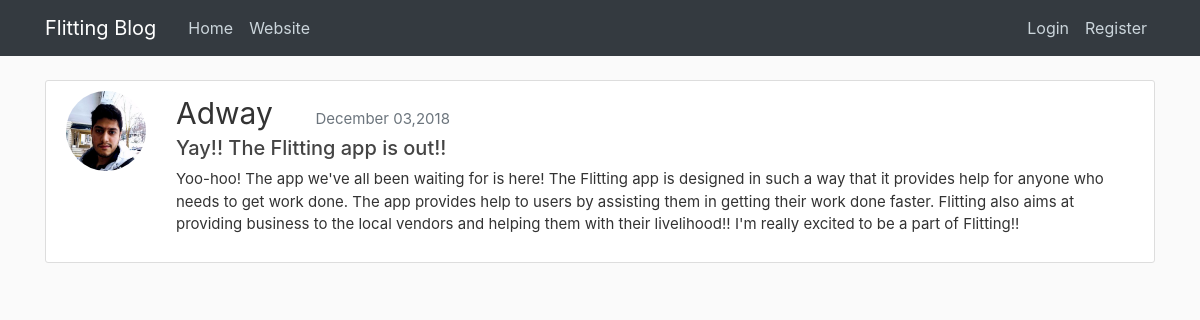
Screenshot of /blog/post/11/ with the database file from the repository.
### blog/models.py (models this page shows, shortened)
class Post(models.Model):
    title = models.CharField(max_length = 100)
    content = models.TextField()
    date_posted = models.DateTimeField(default=timezone.now)
    author = models.ForeignKey(User, on_delete= models.CASCADE)

### flitting/models.py (models this page shows, shortened)
class Profile(models.Model):
    user =  models.OneToOneField(User,on_delete=models.CASCADE)
    image = models.ImageField(default='default.jpg', upload_to= 'profile_pics')
    phone = models.TextField()

### blog/views.py (the view)
# urls.py: path('post/<int:pk>/', PostDetailView.as_view(), name = 'post-detail'),
class PostDetailView(DetailView):
    model = Post

### blog/templates/blog/post_detail.html (shortened to what this page needs)
{% extends "blog/base.html"%}
{%block content%}
  <article class="media content-section">
   <img src= '{{object.author.profile.image.url}}' style= "height :80px" class = "rounded-circle article-img" >
   <div class="media-body">
     <div class="article-metadata">
       <a class="mr-2" style="margin-left:30px;font-size:30px">{{ object.author }}</a>
       <small class="text-muted" style="margin-left:30px;font-size:15px">{{ object.date_posted|date:"F d,Y" }}</small>
     </div>
     <h2 class="article-title"  style="margin-left:30px; font-size:20px;" >{{ object.title }}</h2>
     <p class="article-content"  style="margin-left:30px; font-size:15px;">{{ object.content }}</p>
   </div>
  </article>
{%endblock content%}

### blog/static/blog/main.css (style rules this page uses)
body { background: #fafafa; color: #333333; margin-top: 5rem; }
h1, h2, h3, h4, h5, h6 { color: #444444; }
.content-section { background: #ffffff; padding: 10px 20px; border: 1px solid #dddddd; border-radius: 3px; margin-bottom: 20px; }
.article-title { color: #444444; }

### rows the page displays
Post: author.profile.image (picture), author "Adway", date_posted "December 03,2018", title "Yay!! The Flitting app is out!!", content "Yoo-hoo! The app we've all been waiting for is here! The Flitting app is designed in such a way that it provides help for anyone who needs to get work done. The app provides help to users by assisting them in getting their work done faster. Flitting also aims at providing business to the local vendors and helping them with their livelihood!! I'm really excited to be a part of Flitting!!"
